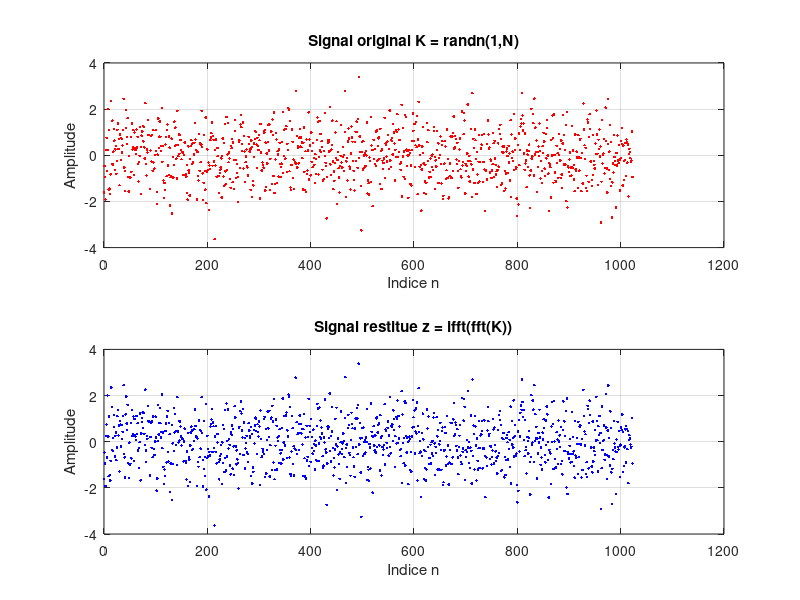

MATLAB code for this plot:
%% Exercice 3 - Affichage simultane du signal et de sa reconstruction
% Enonce : afficher dans deux sous-graphes le bruit blanc gaussien original et
% le signal restitue apres FFT/IFFT.
%
% Remarque : le code propose utilisait "X" dans le deuxieme subplot, alors que
% X n'etait pas defini. Il faut afficher z = ifft(fft(K)).

clear; close all; clc;

rng(2);
N = 1024;
K = randn(1, N);

X = fft(K);
K_rec = real(ifft(X));  % la partie imaginaire est numeriquement nulle

figure;
subplot(2, 1, 1);
plot(0:N-1, K, 'r.');
grid on;
xlabel('Indice n');
ylabel('Amplitude');
title('Signal original K = randn(1,N)');

subplot(2, 1, 2);
plot(0:N-1, K_rec, 'b.');
grid on;
xlabel('Indice n');
ylabel('Amplitude');
title('Signal restitue z = ifft(fft(K))');

fprintf('Erreur maximale de reconstruction : %.3e\n', max(abs(K - K_rec)));
